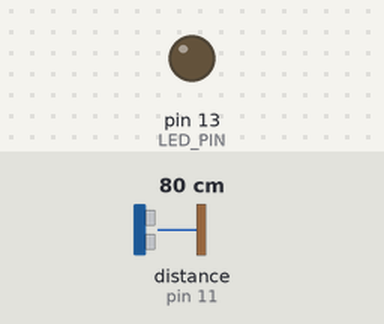
Recording of a sketch running on a simulated Arduino Uno, built with avr-gcc and run on an emulated ATmega328P. On the bench: output pins drawn as LEDs (lit = HIGH). Wiring (inferred from the names in the program): ultrasonic range finder: trigger pin 12; echo pin 11. Inputs (shaded band) come from the test bench; at power-on: distance to the obstacle (sensor on pin 11) 80 cm. The echo pulse lasts 58.3 µs per cm; pins used as bus, display or sensor lines are not drawn; what the sketch prints to the serial monitor is not drawn.

Above: at 1.3 s.
1.4 s: distance to the obstacle (sensor on pin 11) set to 12 cm
2.9 s: distance to the obstacle (sensor on pin 11) set to 9 cm
At 3.3 s:
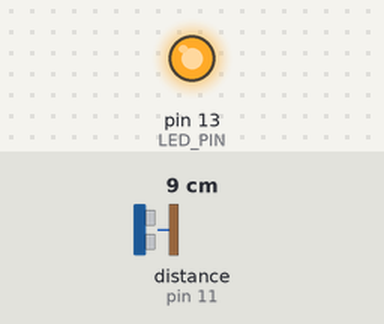
4.5 s: distance to the obstacle (sensor on pin 11) set to 18 cm
At 5.7 s:
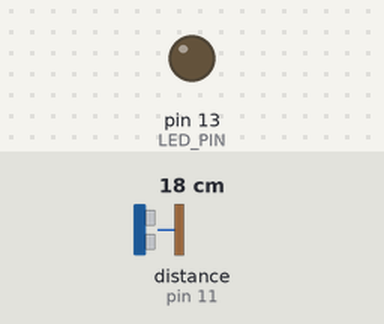
6.0 s: distance to the obstacle (sensor on pin 11) set to 2 cm
At 7.2 s:
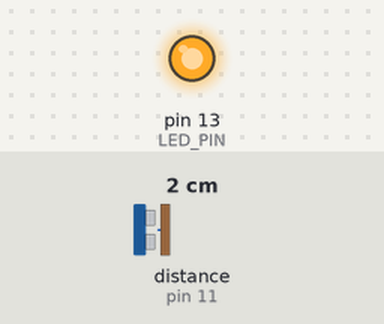
Timing chart, 0 to 8.5 s (numbered marks = the images above; inputs shaded):
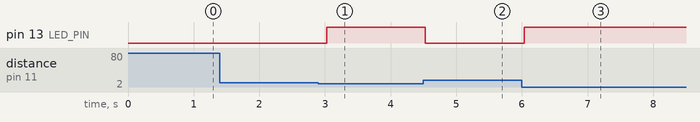

The sketch:

distance_measure.ino
```cpp
const int TRIG_PIN = 12;  // 觸發腳位
const int ECHO_PIN = 11;  // 回波腳位
const int LED_PIN = 13;   // LED 指示燈腳位

void setup() {
  Serial.begin(9600);
  pinMode(TRIG_PIN, OUTPUT);
  pinMode(ECHO_PIN, INPUT);
  pinMode(LED_PIN, OUTPUT);

  Serial.println("超音波距離感測器就緒");
}

void loop() {
  // 發送觸發信號
  digitalWrite(TRIG_PIN, LOW);
  delayMicroseconds(2);
  digitalWrite(TRIG_PIN, HIGH);
  delayMicroseconds(10);
  digitalWrite(TRIG_PIN, LOW);

  // 接收回波信號並計算距離
  long duration = pulseIn(ECHO_PIN, HIGH);
  float distance = duration * 0.034 / 2;  // 換算成公分

  // 顯示距離
  Serial.print("距離: ");
  Serial.print(distance);
  Serial.println(" 公分");

  // 距離警示
  if (distance < 10) {  // 距離小於 10 公分
    digitalWrite(LED_PIN, HIGH);  // LED 亮起警示
  } else {
    digitalWrite(LED_PIN, LOW);
  }

  delay(500);  // 每 0.5 秒測量一次
}
```

Measured:
- the behaviour switches between 11 and 10 cm on distance to the obstacle (sensor on pin 11) (found by bisection; images 0 and 1)
- after the input at 1.4 s, every drawn part: stays the same
- after the input at 2.9 s, pin 13 (LED_PIN): LOW → HIGH after 0.12 s
- after the input at 4.5 s, pin 13 (LED_PIN): HIGH → LOW at once
- after the input at 6.0 s, pin 13 (LED_PIN): LOW → HIGH at once
